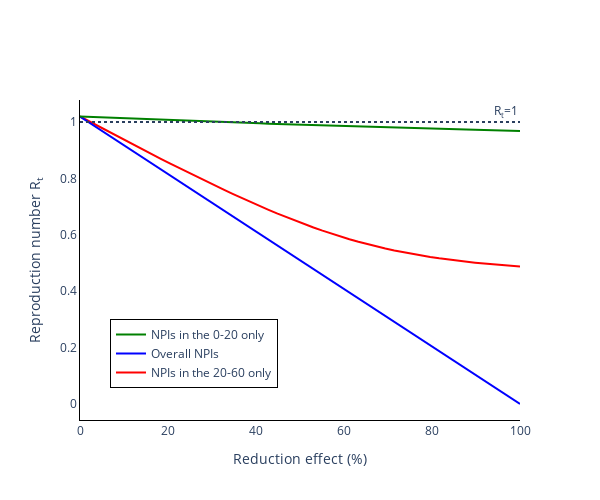

This figure's notebook cell:
### Code cell
fig = go.Figure()

# Plot of incidences
fig.add_trace(
    go.Scatter(
        x=(100*np.linspace(0, 1)).tolist(),
        y=wrong_target_red,
        name='NPIs in the 20-60 only',
        line_color = 'red'
    )
)

fig.add_trace(
    go.Scatter(
        x=(100*np.linspace(0, 1)).tolist(),
        y=overall_red,
        name='Overall NPIs',
        line_color = 'blue'
    )
)

fig.add_trace(
    go.Scatter(
        x=(100*np.linspace(0, 1)).tolist(),
        y=target_red,
        name='NPIs in the 0-20 only',
        line_color = 'green'
    )
)

fig.add_hline(
    y=1, line_dash='dot',
    annotation_text='R<sub>t</sub>=1', fillcolor='black',
    annotation_position='top right')

# Add axis labels
fig.update_layout(
    boxmode='group',
    width=600,
    height=500,
    plot_bgcolor='white',
    xaxis=dict(
        title='Reduction effect (%)',
        linecolor='black'),
    yaxis=dict(
        title='Reproduction number R<sub>t</sub>',
        linecolor='black'),
    legend=dict(
        traceorder='reversed',
        yanchor="bottom",
        y=0.1,
        xanchor="right",
        x=0.45,
        bordercolor="Black", 
        borderwidth=1
    ))

fig.write_image('images/Reduction_comparison_effects_diff_susc.pdf')
fig.show()

### Figure 1 — Plotly figure (JSON) as saved in the notebook; plotly's stock layout.template omitted (floating-point values rounded to 4 significant figures)
{"data": [{"line": {"color": "red"}, "name": "NPIs in the 20-60 only", "type": "scatter", "x": [0, 2.041, 4.082, 6.122, 8.163, 10.2, 12.24, 14.29, 16.33, 18.37, 20.41, 22.45, 24.49, 26.53, 28.57, 30.61, 32.65, 34.69, 36.73, 38.78, 40.82, 42.86, 44.9, 46.94, 48.98, 51.02, 53.06, 55.1, 57.14, 59.18, 61.22, 63.27, 65.31, 67.35, 69.39, 71.43, 73.47, 75.51, 77.55, 79.59, 81.63, 83.67, 85.71, 87.76, 89.8, 91.84, 93.88, 95.92, 97.96, 100], "y": [1.02, 1.003, 0.9856, 0.9687, 0.9519, 0.9353, 0.9187, 0.9022, 0.8858, 0.8695, 0.8534, 0.8374, 0.8215, 0.8059, 0.7904, 0.7751, 0.76, 0.7452, 0.7306, 0.7163, 0.7023, 0.6886, 0.6753, 0.6623, 0.6498, 0.6377, 0.626, 0.6149, 0.6042, 0.5941, 0.5845, 0.5754, 0.5669, 0.5589, 0.5515, 0.5445, 0.538, 0.5321, 0.5265, 0.5214, 0.5167, 0.5123, 0.5082, 0.5045, 0.5011, 0.4979, 0.4949, 0.4922, 0.4896, 0.4873]}, {"line": {"color": "blue"}, "name": "Overall NPIs", "type": "scatter", "x": [0, 2.041, 4.082, 6.122, 8.163, 10.2, 12.24, 14.29, 16.33, 18.37, 20.41, 22.45, 24.49, 26.53, 28.57, 30.61, 32.65, 34.69, 36.73, 38.78, 40.82, 42.86, 44.9, 46.94, 48.98, 51.02, 53.06, 55.1, 57.14, 59.18, 61.22, 63.27, 65.31, 67.35, 69.39, 71.43, 73.47, 75.51, 77.55, 79.59, 81.63, 83.67, 85.71, 87.76, 89.8, 91.84, 93.88, 95.92, 97.96, 100], "y": [1.02, 0.9987, 0.9779, 0.9571, 0.9363, 0.9155, 0.8947, 0.8739, 0.8531, 0.8323, 0.8115, 0.7906, 0.7698, 0.749, 0.7282, 0.7074, 0.6866, 0.6658, 0.645, 0.6242, 0.6034, 0.5826, 0.5618, 0.541, 0.5202, 0.4994, 0.4785, 0.4577, 0.4369, 0.4161, 0.3953, 0.3745, 0.3537, 0.3329, 0.3121, 0.2913, 0.2705, 0.2497, 0.2289, 0.2081, 0.1873, 0.1665, 0.1456, 0.1248, 0.104, 0.08323, 0.06242, 0.04161, 0.02081, 0]}, {"line": {"color": "green"}, "name": "NPIs in the 0-20 only", "type": "scatter", "x": [0, 2.041, 4.082, 6.122, 8.163, 10.2, 12.24, 14.29, 16.33, 18.37, 20.41, 22.45, 24.49, 26.53, 28.57, 30.61, 32.65, 34.69, 36.73, 38.78, 40.82, 42.86, 44.9, 46.94, 48.98, 51.02, 53.06, 55.1, 57.14, 59.18, 61.22, 63.27, 65.31, 67.35, 69.39, 71.43, 73.47, 75.51, 77.55, 79.59, 81.63, 83.67, 85.71, 87.76, 89.8, 91.84, 93.88, 95.92, 97.96, 100], "y": [1.02, 1.018, 1.017, 1.015, 1.014, 1.013, 1.012, 1.01, 1.009, 1.008, 1.007, 1.005, 1.004, 1.003, 1.002, 1.001, 0.9996, 0.9985, 0.9973, 0.9962, 0.9951, 0.9941, 0.993, 0.992, 0.9909, 0.9899, 0.9889, 0.9879, 0.9869, 0.9859, 0.9849, 0.984, 0.983, 0.9821, 0.9812, 0.9802, 0.9793, 0.9784, 0.9775, 0.9767, 0.9758, 0.9749, 0.9741, 0.9732, 0.9724, 0.9716, 0.9708, 0.97, 0.9692, 0.9684]}], "layout": {"annotations": [{"showarrow": false, "text": "R<sub>t</sub>=1", "x": 1, "xanchor": "right", "xref": "x domain", "y": 1, "yanchor": "bottom", "yref": "y"}], "boxmode": "group", "height": 500, "legend": {"bordercolor": "Black", "borderwidth": 1, "traceorder": "reversed", "x": 0.45, "xanchor": "right", "y": 0.1, "yanchor": "bottom"}, "plot_bgcolor": "white", "shapes": [{"fillcolor": "black", "line": {"dash": "dot"}, "type": "line", "x0": 0, "x1": 1, "xref": "x domain", "y0": 1, "y1": 1, "yref": "y"}], "width": 600, "xaxis": {"linecolor": "black", "title": {"text": "Reduction effect (%)"}}, "yaxis": {"linecolor": "black", "title": {"text": "Reproduction number R<sub>t</sub>"}}}}
